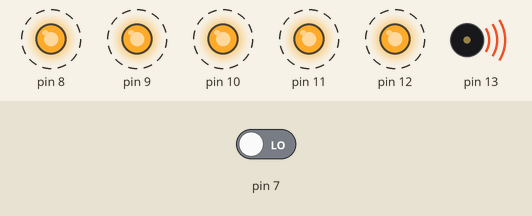
This sketch was run on a simulated Arduino Uno, built with avr-gcc and run on an emulated ATmega328P. On the bench: output pins drawn as LEDs (lit = HIGH), buzzer (waves = sounding). Dashed ring = blinking. The test bench sets the inputs (shaded band); at power-on: pin 7 LOW.

Above: at 1.4 s.
1.5 s: pin 7 driven HIGH
At 1.62 s:
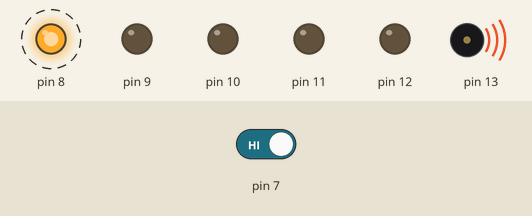
At 2.82 s:
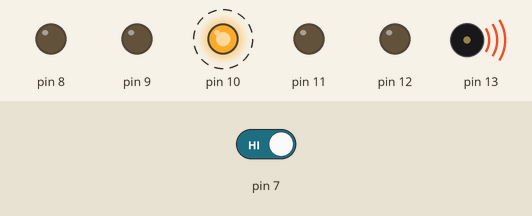
4.5 s: pin 7 driven LOW
At 5.9 s:
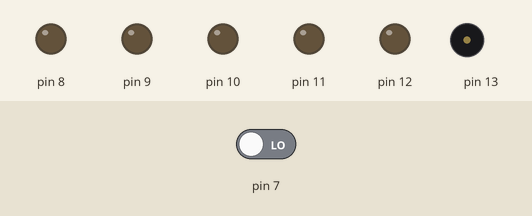
Timing chart, 0 to 13.5 s (numbered marks = the images above; inputs shaded):
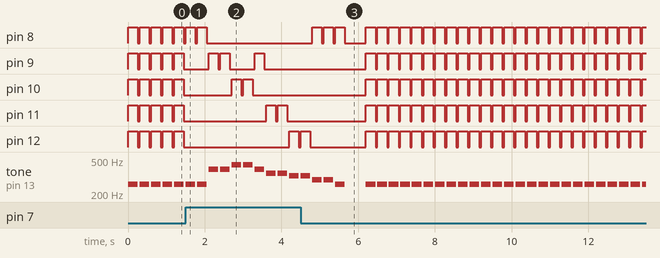

The sketch:

BUZZER.ino
```cpp
int butonstate = 0;
void setup() {
  pinMode(7, INPUT);
  pinMode(8, OUTPUT);
  pinMode(9, OUTPUT);
  pinMode(10, OUTPUT);
  pinMode(11, OUTPUT);
  pinMode(12, OUTPUT);
  pinMode(13, OUTPUT);}

void loop() {
  butonstate = digitalRead(7);
  if (butonstate == HIGH){

  tone(13, 261, 250);
  digitalWrite(8, HIGH);
  delay(250);
  digitalWrite(8, LOW);
  delay(50);

  tone(13, 261, 250);
  digitalWrite(8, HIGH);
  delay(250);
  digitalWrite(8, LOW);
  delay(50);

  tone(13, 391, 250);
  digitalWrite(9, HIGH);
  delay(250);
  digitalWrite(9, LOW);
  delay(50);

  tone(13, 391, 250);
  digitalWrite(9, HIGH);
  delay(250);
  digitalWrite(9, LOW);
  delay(50);

  tone(13, 440, 250);
  digitalWrite(10, HIGH);
  delay(250);
  digitalWrite(10, LOW);
  delay(50);

  tone(13, 440, 250);
  digitalWrite(10, HIGH);
  delay(250);
  digitalWrite(10, LOW);
  delay(50);

  tone(13, 391, 250);
  digitalWrite(9, HIGH);
  delay(250);
  digitalWrite(9, LOW);
  delay(50);

  tone(13, 349, 250);
  digitalWrite(11, HIGH);
  delay(250);
  digitalWrite(11, LOW);
  delay(50);

  tone(13, 349, 250);
  digitalWrite(11, HIGH);
  delay(250);
  digitalWrite(11, LOW);
  delay(50);

  tone(13, 329, 250);
  digitalWrite(12, HIGH);
  delay(250);
  digitalWrite(12, LOW);
  delay(50);

  tone(13, 329, 250);
  digitalWrite(12, HIGH);
  delay(250);
  digitalWrite(12, LOW);
  delay(50);

  tone(13, 294, 250);
  digitalWrite(8, HIGH);
  delay(250);
  digitalWrite(8, LOW);
  delay(50);

  tone(13, 294, 250);
  digitalWrite(8, HIGH);
  delay(250);
  digitalWrite(8, LOW);
  delay(50);

  tone(13, 261, 250);
  digitalWrite(8, HIGH);
  delay(250);
  digitalWrite(8, LOW);
  delay(50);

  noTone(13);
  delay(500);

   }else{

  tone(13, 261, 250);
  digitalWrite(8, HIGH);
  digitalWrite(9, HIGH);
  digitalWrite(10, HIGH);
  digitalWrite(11, HIGH);
  digitalWrite(12, HIGH);
  delay(250);
  digitalWrite(8, LOW);
  digitalWrite(9, LOW);
  digitalWrite(10, LOW);
  digitalWrite(11, LOW);
  digitalWrite(12, LOW);
  delay(50);}}
```

Measured:
- after the input at 1.5 s, pin 8: goes on until 2.1 s, then stays LOW
- by itself, pin 8–11: alternates HIGH for 0.25 s and LOW for 0.05 s
- by itself, tone on pin 13: plays 329 Hz for 0.25 s, 294 Hz for 0.25 s, 294 Hz for 0.25 s, 261 Hz for 0.25 s, 261 Hz for 0.25 s, 261 Hz for 0.25 s … (29 notes in this stretch)
